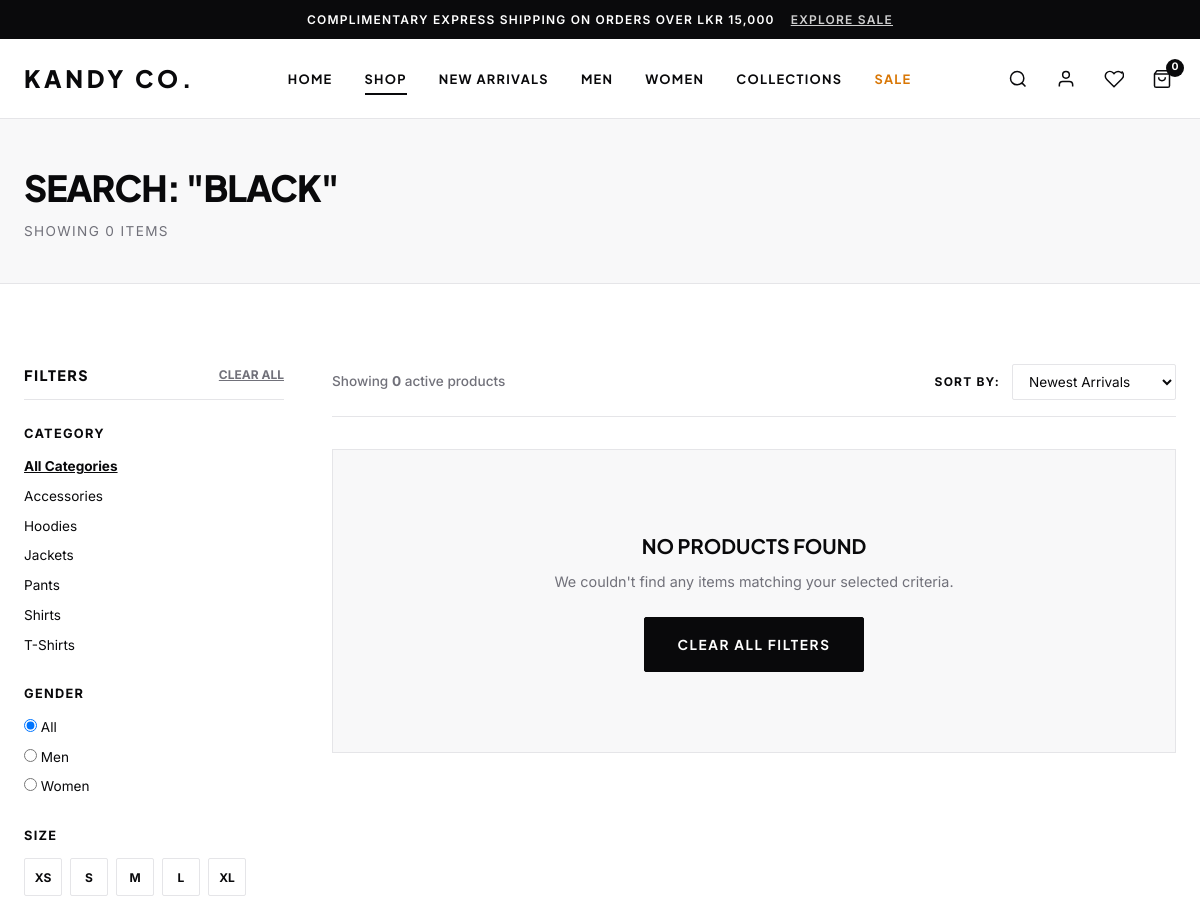
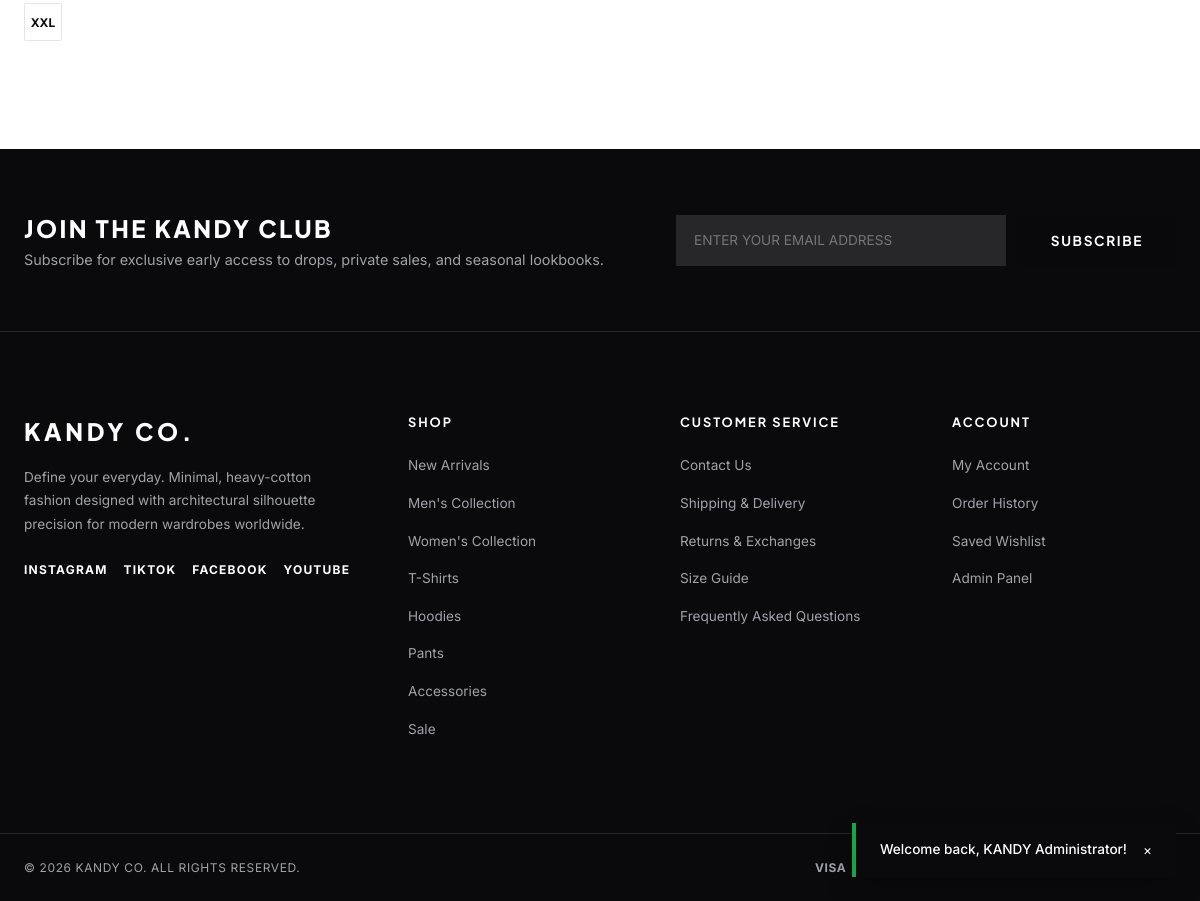
The app's page /shop.php?q=Black (signed in) with its own data (2 pictures, top to bottom).
### tables this page shows
CREATE TABLE `categories` (
  `id` INT AUTO_INCREMENT PRIMARY KEY,
  `name` VARCHAR(100) NOT NULL,
  `slug` VARCHAR(100) NOT NULL UNIQUE,
  `description` TEXT DEFAULT NULL,
  `image_path` VARCHAR(255) DEFAULT NULL,
  `status` ENUM('Active', 'Inactive') DEFAULT 'Active',
  `created_at` DATETIME DEFAULT CURRENT_TIMESTAMP
);

### includes/functions.php (called while the page is built, shortened)
<?php
function e($string) {
    return htmlspecialchars($string ?? '', ENT_QUOTES, 'UTF-8');
}

### shop.php (the view, shortened to what this page needs)
<?php
require_once __DIR__ . '/includes/header.php';
require_once __DIR__ . '/includes/navbar.php';
$search = trim($_GET['q'] ?? '');
$catSlug = trim($_GET['cat'] ?? '');
$gender = trim($_GET['gender'] ?? '');
$isSale = isset($_GET['sale']) && $_GET['sale'] == '1';
$isNew = isset($_GET['new']) && $_GET['new'] == '1';
$size = trim($_GET['size'] ?? '');
$sort = trim($_GET['sort'] ?? 'newest');
$categories = [];
try {
    $categories = $pdo->query("SELECT * FROM categories WHERE status = 'Active' ORDER BY name ASC")->fetchAll();
} catch (Exception $e) {}
$sql = "
    SELECT DISTINCT p.*, c.name as category_name, c.slug as category_slug,
           (SELECT image_path FROM product_images WHERE product_id = p.id ORDER BY is_primary DESC, sort_order ASC LIMIT 1) as primary_image,
           (SELECT image_path FROM product_images WHERE product_id = p.id ORDER BY is_primary ASC, sort_order ASC LIMIT 1 OFFSET 1) as secondary_image
    FROM products p
    JOIN categories c ON p.category_id = c.id
    LEFT JOIN product_variants pv ON p.id = pv.product_id
    WHERE p.status = 'Active'
";
$params = [];
if ($search !== '') {
    $sql .= " AND (p.title LIKE ? OR p.description LIKE ? OR p.brand LIKE ? OR c.name LIKE ?)";
    $searchTerm = "%{$search}%";
    $params[] = $searchTerm;
    $params[] = $searchTerm;
    $params[] = $searchTerm;
    $params[] = $searchTerm;
}
switch ($sort) {
    case 'newest':
    default:
        $sql .= " ORDER BY p.id DESC";
        break;
}
$products = [];
try {
    $stmt = $pdo->prepare($sql);
    $stmt->execute($params);
    $products = $stmt->fetchAll();
} catch (Exception $e) {}
$catalogTitle = "ALL PRODUCTS";
if ($catSlug) {
    foreach ($categories as $cat) {
        if ($cat['slug'] === $catSlug) {
            $catalogTitle = strtoupper($cat['name']);
            break;
        }
    }
} elseif (strtolower($gender) === 'men') {
    $catalogTitle = "MEN'S COLLECTION";
} elseif (strtolower($gender) === 'women') {
    $catalogTitle = "WOMEN'S COLLECTION";
} elseif ($isSale) {
    $catalogTitle = "SEASON SALE";
} elseif ($isNew) {
    $catalogTitle = "NEW ARRIVALS";
} elseif ($search !== '') {
    $catalogTitle = "SEARCH: \"" . strtoupper(e($search)) . "\"";
}
?>
<div class="section-padding" style="background-color: var(--bg-alt); padding: 40px 0; border-bottom: 1px solid var(--border-color);">
    <div class="container">
        <h1 class="section-title" style="margin-bottom: 4px;"><?= $catalogTitle ?></h1>
        <p style="font-size: 0.85rem; color: var(--text-muted); text-transform: uppercase; letter-spacing: 0.1em;">
            SHOWING <?= count($products) ?> ITEMS
        </p>
    </div>
</div>
<div class="section-padding">
    <div class="container" style="display: grid; grid-template-columns: 260px 1fr; gap: 48px;">
        <aside class="shop-sidebar">
            <form action="shop.php" method="GET" id="filterForm">
                <div style="display: flex; justify-content: space-between; align-items: center; margin-bottom: 24px; padding-bottom: 12px; border-bottom: 1px solid var(--border-color);">
                    <h3 style="font-family: var(--font-heading); font-size: 0.9rem; font-weight: 800; letter-spacing: 0.1em;">FILTERS</h3>
                    <a href="shop.php" style="font-size: 0.75rem; font-weight: 700; color: var(--text-muted); text-decoration: underline;">CLEAR ALL</a>
                </div>
                <div class="filter-group" style="margin-bottom: 28px;">
                    <h4 style="font-size: 0.8rem; font-weight: 700; letter-spacing: 0.1em; text-transform: uppercase; margin-bottom: 12px;">CATEGORY</h4>
                    <ul style="font-size: 0.85rem; display: flex; flex-direction: column; gap: 8px;">
                        <li>
                            <a href="shop.php" style="<?= ($catSlug === '' && !$isSale && !$isNew && !$gender) ? 'font-weight: 700; text-decoration: underline;' : '' ?>">All Categories</a>
                        </li>
                        <?php foreach ($categories as $c): ?>
                            <li>
                                <a href="shop.php?cat=<?= e($c['slug']) ?>" style="<?= ($catSlug === $c['slug']) ? 'font-weight: 700; text-decoration: underline;' : '' ?>"><?= e($c['name']) ?></a>
                            </li>
                        <?php endforeach; ?>
                    </ul>
                </div>
                <div class="filter-group" style="margin-bottom: 28px;">
                    <h4 style="font-size: 0.8rem; font-weight: 700; letter-spacing: 0.1em; text-transform: uppercase; margin-bottom: 12px;">GENDER</h4>
                    <div style="display: flex; flex-direction: column; gap: 8px; font-size: 0.85rem;">
                        <label><input type="radio" name="gender" value="" <?= $gender === '' ? 'checked' : '' ?> onchange="this.form.submit()"> All</label>
                        <label><input type="radio" name="gender" value="Men" <?= strtolower($gender) === 'men' ? 'checked' : '' ?> onchange="this.form.submit()"> Men</label>
                        <label><input type="radio" name="gender" value="Women" <?= strtolower($gender) === 'women' ? 'checked' : '' ?> onchange="this.form.submit()"> Women</label>
                    </div>
                </div>
                <div class="filter-group" style="margin-bottom: 28px;">
                    <h4 style="font-size: 0.8rem; font-weight: 700; letter-spacing: 0.1em; text-transform: uppercase; margin-bottom: 12px;">SIZE</h4>
                    <div style="display: flex; flex-wrap: wrap; gap: 8px;">
                        <?php foreach (['XS', 'S', 'M', 'L', 'XL', 'XXL'] as $sz): ?>
                            <a href="shop.php?size=<?= $sz ?>" class="size-btn <?= $size === $sz ? 'active' : '' ?>" style="min-width: 38px; height: 38px; font-size: 0.75rem;"><?= $sz ?></a>
                        <?php endforeach; ?>
                    </div>
                </div>
            </form>
        </aside>
        <main class="shop-main">
            <div style="display: flex; justify-content: space-between; align-items: center; margin-bottom: 32px; padding-bottom: 16px; border-bottom: 1px solid var(--border-color);">
                <span style="font-size: 0.85rem; color: var(--text-muted); font-weight: 500;">
                    Showing <strong><?= count($products) ?></strong> active products
                </span>
                <div style="display: flex; align-items: center; gap: 12px;">
                    <label for="sortSelect" style="font-size: 0.75rem; font-weight: 700; letter-spacing: 0.1em;">SORT BY:</label>
                    <select id="sortSelect" class="form-select" style="padding: 8px 12px; font-size: 0.85rem; width: auto;" onchange="location = this.value;">
                        <option value="shop.php?<?= http_build_query(array_merge($_GET, ['sort' => 'newest'])) ?>" <?= $sort === 'newest' ? 'selected' : '' ?>>Newest Arrivals</option>
                    </select>
                </div>
            </div>
            <?php if (!empty($products)): ?>
                <div class="grid grid-3">
                    <?php foreach ($products as $prod): ?>
                        <div class="product-card">
                            <div class="product-image-wrapper">
                                <a href="product.php?slug=<?= e($prod['slug']) ?>">
                                    <img src="<?= getImageUrl($prod['primary_image'], $prod['title']) ?>" alt="<?= e($prod['title']) ?>" class="product-img">
                                    <?php if (!empty($prod['secondary_image'])): ?>
                                        <img src="<?= getImageUrl($prod['secondary_image'], $prod['title']) ?>" alt="<?= e($prod['title']) ?>" class="product-img-secondary">
                                    <?php endif; ?>
                                </a>
                                <div class="product-badges">
                                    <?php if (($prod['is_on_sale'] || $prod['sale_price']) && $prod['sale_price'] < $prod['price']): ?>
                                        <span class="badge-tag badge-sale">SALE</span>
                                    <?php endif; ?>
                                    <?php if ($prod['is_new_arrival']): ?>
                                        <span class="badge-tag">NEW</span>
                                    <?php endif; ?>
                                </div>
                                <a href="wishlist.php?action=add&id=<?= $prod['id'] ?>" class="wishlist-btn-overlay" title="Add to Wishlist" aria-label="Add to Wishlist">
                                    <svg viewBox="0 0 24 24" width="18" height="18" stroke="currentColor" stroke-width="2" fill="none">
                                        <path d="M20.84 4.61a5.5 5.5 0 0 0-7.78 0L12 5.67l-1.06-1.06a5.5 5.5 0 0 0-7.78 7.78l1.06 1.06L12 21.23l8.72-8.72 1.06-1.06a5.5 5.5 0 0 0 0-7.78z"></path>
                                    </svg>
                                </a>
                            </div>
                            <div class="product-info">
                                <span class="product-brand"><?= e($prod['brand']) ?> &bull; <?= e($prod['category_name']) ?></span>
                                <h3 class="product-name">
                                    <a href="product.php?slug=<?= e($prod['slug']) ?>"><?= e($prod['title']) ?></a>
                                </h3>
                                <div class="product-price-row">
                                    <?php if ($prod['sale_price'] && $prod['sale_price'] < $prod['price']): ?>
                                        <span class="price-original"><?= formatPrice($prod['price']) ?></span>
                                        <span class="price-sale"><?= formatPrice($prod['sale_price']) ?></span>
                                    <?php else: ?>
                                        <span><?= formatPrice($prod['price']) ?></span>
                                    <?php endif; ?>
                                </div>
                            </div>
                        </div>
                    <?php endforeach; ?>
                </div>
            <?php else: ?>
                <div style="text-align: center; padding: 80px 20px; background-color: var(--bg-alt); border: 1px solid var(--border-color);">
                    <h3 style="font-family: var(--font-heading); font-size: 1.25rem; margin-bottom: 8px;">NO PRODUCTS FOUND</h3>
                    <p style="color: var(--text-muted); font-size: 0.9rem; margin-bottom: 24px;">We couldn't find any items matching your selected criteria.</p>
                    <a href="shop.php" class="btn btn-primary">CLEAR ALL FILTERS</a>
                </div>
            <?php endif; ?>
        </main>
    </div>
</div>
<?php require_once __DIR__ . '/includes/footer.php'; ?>

### assets/css/style.css (style rules this page uses)
:root { --bg-main: #FFFFFF; --bg-alt: #F8F8F9; --bg-dark: #0A0A0C; --bg-card: #FAFBFB; --border-color: #E5E5E8; --border-dark: #27272A; --text-primary: #09090B; --text-muted: #71717A; --text-light: #A1A1AA; --text-inverse: #FFFFFF; --accent: #18181B; --accent-hover: #27272A; --sale-color: #D97706; --danger: #DC2626; --success: #16A34A; --font-heading: 'Plus Jakarta Sans', -apple-system, BlinkMacSystemFont, sans-serif; --font-body: 'Inter', -apple-system, BlinkMacSystemFont, sans-serif; --header-height: 80px; --container-max: 1440px; --radius-sm: 2px; --radius: 4px; --transition: all 0.3s cubic-bezier(0.16, 1, 0.3, 1); }
*, *::before, *::after { box-sizing: border-box; margin: 0; padding: 0; }
html { font-size: 16px; scroll-behavior: smooth; }
body { font-family: var(--font-body); background-color: var(--bg-main); color: var(--text-primary); line-height: 1.6; -webkit-font-smoothing: antialiased; overflow-x: hidden; }
a { color: inherit; text-decoration: none; transition: var(--transition); }
ul, ol { list-style: none; }
button, input, select, textarea { font-family: inherit; font-size: inherit; color: inherit; border: none; background: none; outline: none; }
.container { width: 100%; max-width: var(--container-max); margin: 0 auto; padding: 0 24px; }
.section-padding { padding: 80px 0; }
.section-title { font-family: var(--font-heading); font-size: 2.25rem; font-weight: 800; letter-spacing: -0.03em; text-transform: uppercase; color: var(--text-primary); margin-bottom: 8px; }
.btn { display: inline-flex; align-items: center; justify-content: center; padding: 16px 32px; font-family: var(--font-heading); font-size: 0.85rem; font-weight: 700; letter-spacing: 0.12em; text-transform: uppercase; border-radius: var(--radius-sm); transition: var(--transition); text-align: center; }
.btn-primary { background-color: var(--text-primary); color: var(--text-inverse); border: 1px solid var(--text-primary); }
.form-input, .form-select, .form-textarea { width: 100%; padding: 14px 16px; font-size: 0.9rem; border: 1px solid var(--border-color); background-color: var(--bg-main); color: var(--text-primary); border-radius: var(--radius-sm); transition: var(--transition); }
.size-btn { min-width: 48px; height: 48px; display: flex; align-items: center; justify-content: center; border: 1px solid var(--border-color); font-size: 0.85rem; font-weight: 700; border-radius: var(--radius-sm); transition: var(--transition); }

### records on screen
categories: name "Accessories"
categories: name "Hoodies"
categories: name "Jackets"
categories: name "Pants"
categories: name "Shirts"
categories: name "T-Shirts"

### other values on screen
$cartCount "0"
$flash['message'] "Welcome back, KANDY Administrator!"
$catalogTitle "SEARCH: \"BLACK\""
count($products) "0"
$sz "XS"
$sz "S"
$sz "M"
$sz "L"
$sz "XL"
$sz "XXL"
